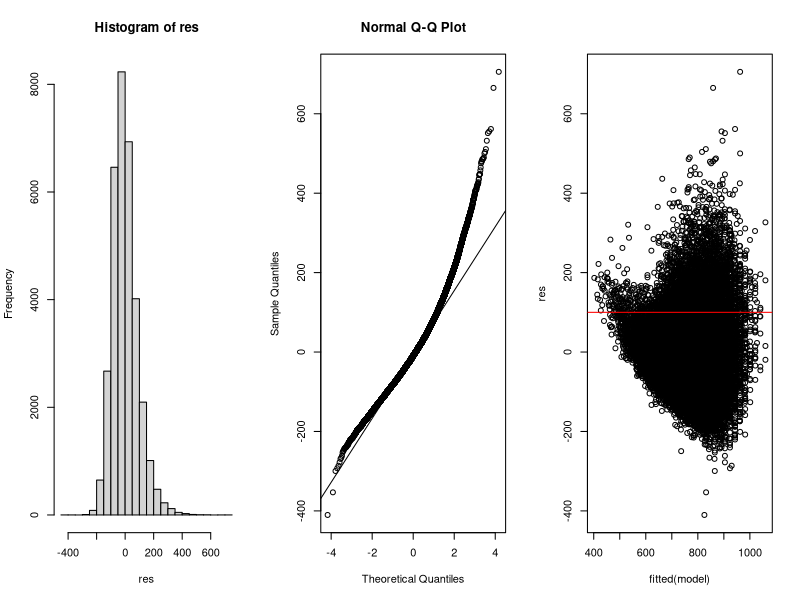
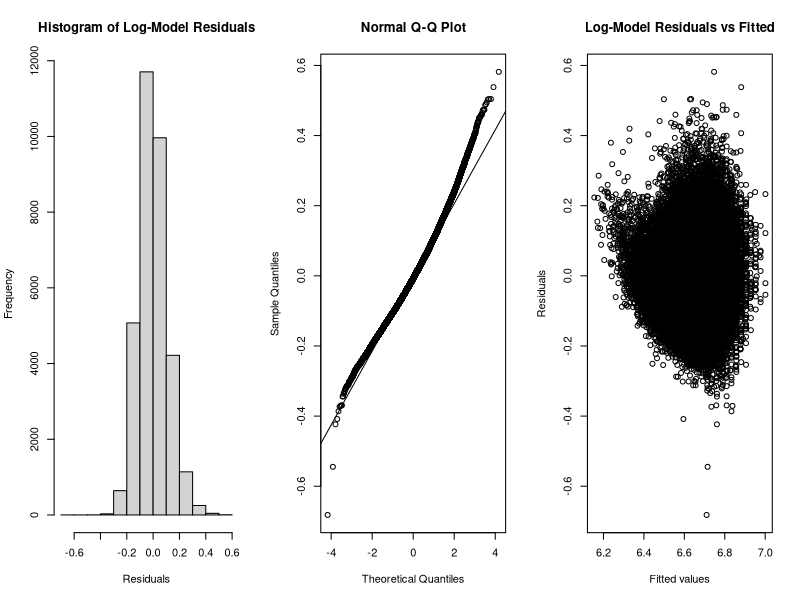

The R source for these figures, in order:
# Problem set week 4
# Exercise: Analyzing the ELP Data
# 4.1 Load the 'ELP_full_length_frequency.csv' data into R and fit a regression model

# HERE WE LOADED THE BROOM LIBRARY THAT ENABLES
# US TO USE USEFUL FUNCTIONS SUCH AS 'GLANCE'
# WE ALSO LOADED 'TIDYVERSE'
library(broom)
library(tidyverse)


# HERE WE LOADED OUR DATA, USING READ.CSV FILE
# WE SAVED THE DATA INTO A VARIABLE CALLED 'DATA'
data <- read.csv("ELP_full_length_frequency.csv")


# HERE WE VIEWED THE DATA USING THE VIEW() FUNCTION
# WHICH ENABLES US TO SEE HOW THE DATAFRAME IS STRUCTURED
View(data)



# HERE WE FITTED A REGRESSION MODEL
# HERE OUR DEPENDENT VARIABLE IS RESPONSE DURATION (RT)
# RT IS MODELLED AS A FUNCTION OF LOG10_FREQUENCY AND LENGTH
# WE SAVED THE MODEL INTO A VRAIBLE CALLED 'MODEL'
model <- lm(RT ~ Log10Freq + length, data = data)


# HERE WE PRINTED THE RESULT 'MODEL'
model
# where raw response durations (column: RT) are modeled as a function of log10 frequency and length.
# 4.2 Check overall model performance using the glance function to see R-squared.


# WE CHECKED THE MODEL PERFORMANCE PARTICULARLY THE R-SQUARED USING THE GLANCE()
# WE ALSO CHECK THE OVERALL PERFORMANCE USING THE SUMMARY() TO SEE HOW THE MODEL
# IS PERFORMING
glance(model)
summary(model)


# THE R_SQUARED HERE IS GIVEN AS
#  0.487



# 4.3 Check the coefficients of the model

# TO CHECK THE COEFFICIENT OF THE MODEL,
# WE USED THE 'TIDY()' FUNCTION IN THE BROOM LIBRARY
# WE PARSED IN THE "MODEL", INTO THE TIDY() AND
# SELECT ALL TERMS AND PRINTED EACH ESTIMATE
tidy(model) %>%
    select(term, estimate)


# 4.4 Check how well your model fits the normality and homoscedasticity assumptions
# and discuss what you see.

# TO TEST FOR NORMALITY AND HOMOSCEDASTICITY
# WE FIRST SAVED THE RESIDUALS OF THE MODEL INTO A VARIABLE 'res'
res <- residuals(model)

# WE PLOTTED THE 'res',
par(mfrow = c(1, 3))

# HERE WE PLOTTED THE HISTOGRAM OF THE RESIDUALS
hist(res)

# HERE WE PLOTTED THE Q-Q PLOT OF THE RESIDUALS
qqnorm(res)
qqline(res)

# HERE WE PLOTTED THE FITTED OR PREDICTED VALUES AGAINST THE
# RESIDUALS, AND WE SET A HORIZONTAL LINE AT THE MARK res = 0
# TO BETTER VISUALIZE HOW IT LOOKS
plot(fitted(model), res)
abline(h = 100, col = "red")

# NORMALITY ASSUMPTION
# WE SEE FROM THE HISTOGRAM THAT OUR RESIDUAL DATA IS TENDING TO
# A POSITIVELY SKEWED DISTRIBUTION SUGGEST A NON-NORMAL
# DISTRIBUTION

# ALSO, IN THE Q-Q PLOT, THE DATA DOES NOT FULLY ALIGN TO THE STRAIGHT
# LINE, DEVIATING SIGNIFICANTLY AT THE TOP.

# SO OUR RESIDUALS ARE TENDING NOT TO BE NORMAL


# HOMOSKEDACITY
# THE GRAPH OF THE FITTED MODEL AGAINST THE RESIDUALS, DEFIES LOOKING
# LIKE A BLOB, IT LOOKS LESS SPREAD AROUND THE RANGE OF THE DISTRIBUTION

# THEREFORE WE CAN SAY THAT THE RESIDUALS TENDS TO FAILS THE
# THE HOMOSCEDACITY TEST

# 4.5 Fit another model where log(RT)
# is modeled as a function of log10 frequency and length


# HERE WE FITTED A NEW MODEL, AND WE PERFOMED A NON-LINEAR
# TRANSFORMATION ON THE DEPENDENT VARIABLE 'RT', AND WE MODELLED
# IT AGAINST THE 'LOG10FREQ', 'LENGTH'
model_log <- lm(log(RT) ~ Log10Freq + length, data = data)

# 4.6 Check again how well your model fits the normality
# and homoscedasticity assumptions and discuss what you see.
# Calculating residuals for the log model

# HERE WE TOOK THE RESIDUALS AND SAVED TO THE VARIABLE NAME
# res_log
res_log <- residuals(model_log)

# WE PLOTTED THE HISTOGRAM, QQ PLOT and PLOTTED THE FITTED MODEL_LOG
# TO THE RESIDUALS
par(mfrow = c(1, 3))
hist(res_log, main = "Histogram of Log-Model Residuals", xlab = "Residuals")
qqnorm(res_log)
qqline(res_log)
plot(fitted(model_log), res_log,
    main = "Log-Model Residuals vs Fitted",
    xlab = "Fitted values", ylab = "Residuals"
)


# NORMALITY TEST
# THE HISTOGRAM SUGGEST A MORE EVENLY DISTRIBUTED RESIDUAL,
# THE Q-Q PLOT HOWEVER, SHOWS SOME DEVIATIOPN

# THE RESIDUALS SHOWS THAT IT TENDING TO BE ALIGN WITH THE NORMALITY ASSUMPTION


# HOMOSKEDACITY
# THE PLOT SHOWS THAT THE GRAPH FAILS THE ASSUMPTION OF HOMOSCKEDACITY
